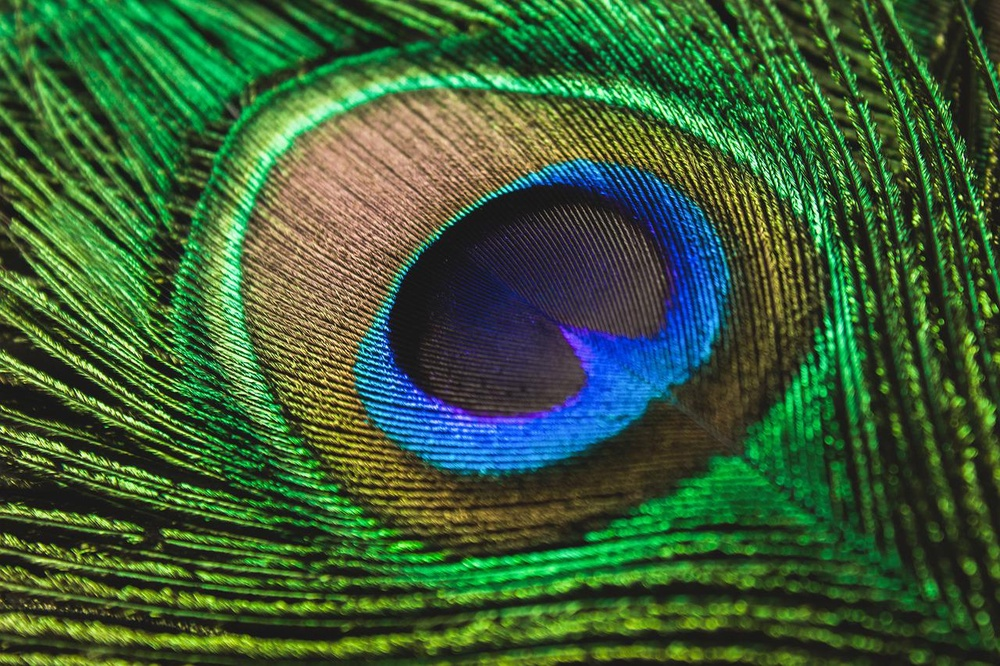
#> input picture pea.jpg, 1000 x 666 px, shrunk from 1280 x 853 before the run, found by its file name
$ python salt_pepper.py
#> lines starting #> are read from the running program, lines starting #| are printed output that depends on the picture; after the words box and inside, x2 and y2 are one past the last pixel; in counts of white or black regions, pixels touching at a corner belong together
import matplotlib.pyplot as plt
import numpy as np
import cv2
import random

def main():
    img_path = '/home/mayabee/Documents/lab-2/pea.jpg'
    img_original = plt.imread(img_path)
#> img_original is the input picture: shape (666, 1000, 3); mean R, G, B 58.8, 93, 54.6
    gray =cv2.cvtColor(img_original,cv2.COLOR_RGB2GRAY)
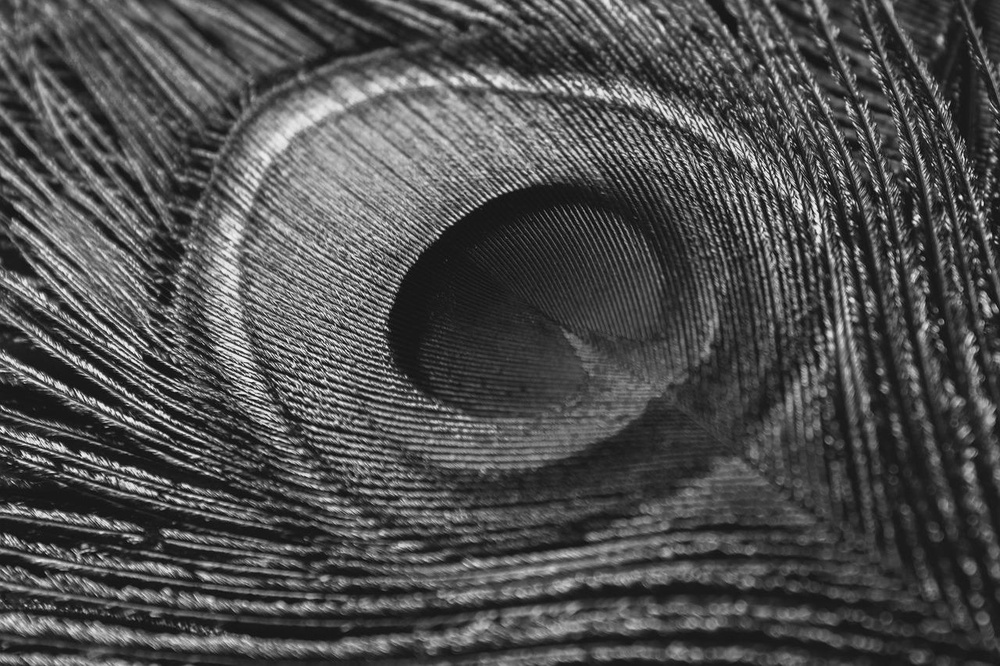
#> gray: shape (666, 1000); min 3, max 251, mean 78.4
    gray1 = graysc(img_original)
#> after the loop in graysc, `for i in range(r):`:
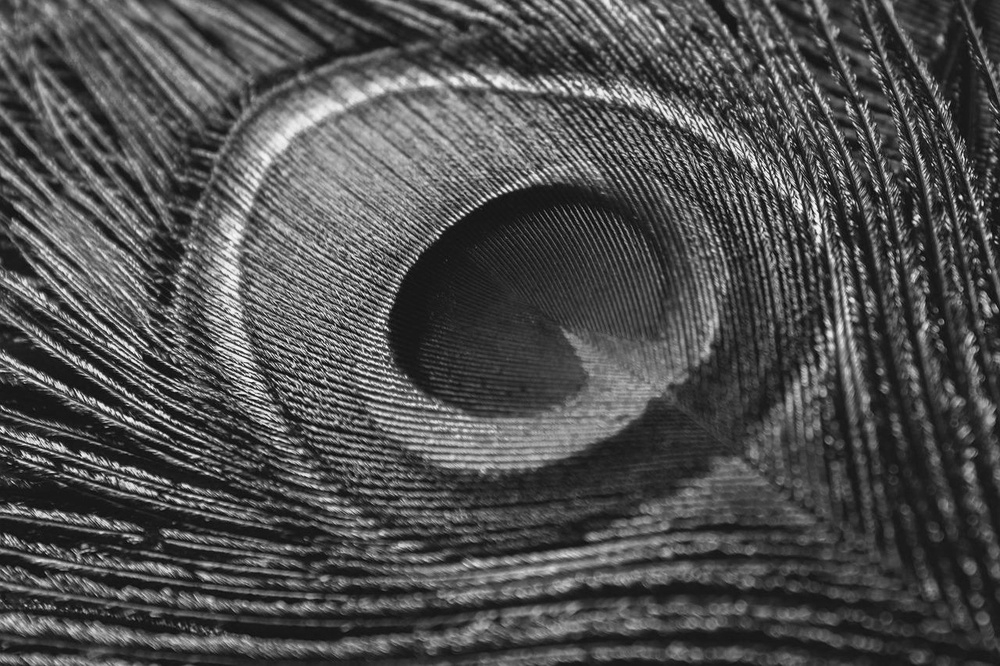
#> gray: shape (666, 1000); min 2, max 253, mean 78.9
    _, binary = cv2.threshold(gray, 50, 255, cv2.THRESH_BINARY)
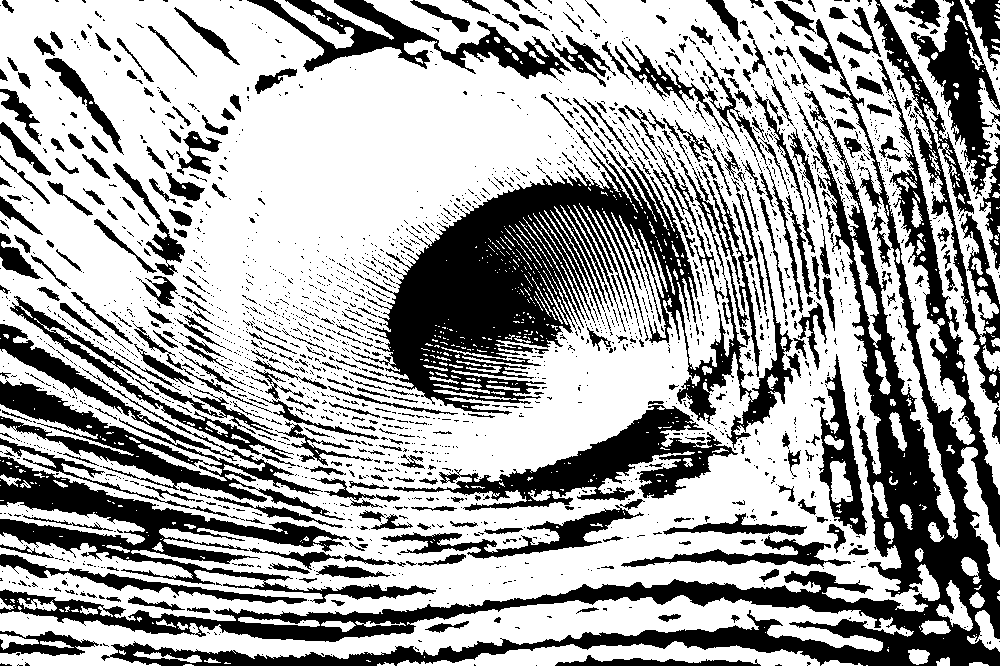
#> binary: shape (666, 1000); 64.7% white; 2276 black regions (1878 under 20 px), largest, box (x1, y1, x2, y2) and area: (0, 19, 1000, 666) 60109, (349, 130, 793, 450) 41526, (0, 456, 436, 604) 13751
    r,c = gray.shape
#> r = 666; c = 1000
    noisy_img = gray1
    for i in range(c*r//10):
        x = random.randint(0, r-1)
        y = random.randint(0, c-1)
        flag = random.randint(0,2)
        if(flag == 0):
            noisy_img[x,y] = 0
        else:
            noisy_img[x,y] = 255
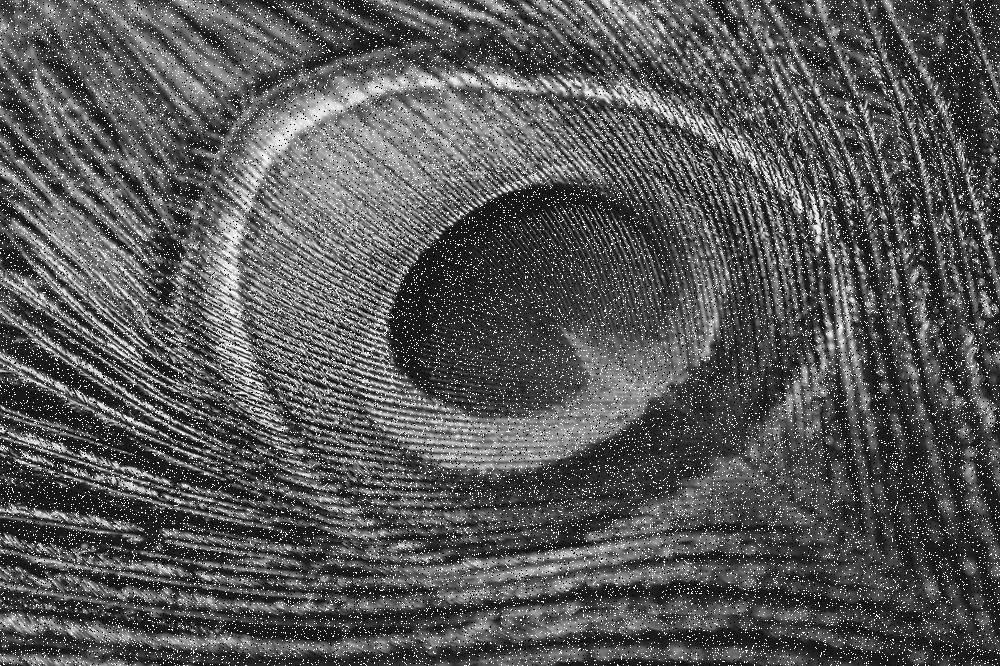
#> noisy_img: shape (666, 1000); 9.52% of pixels changed, all inside (x1, y1, x2, y2) = (0, 0, 1000, 666)

    fig_size = 5
    res = cv2.medianBlur(noisy_img, fig_size)
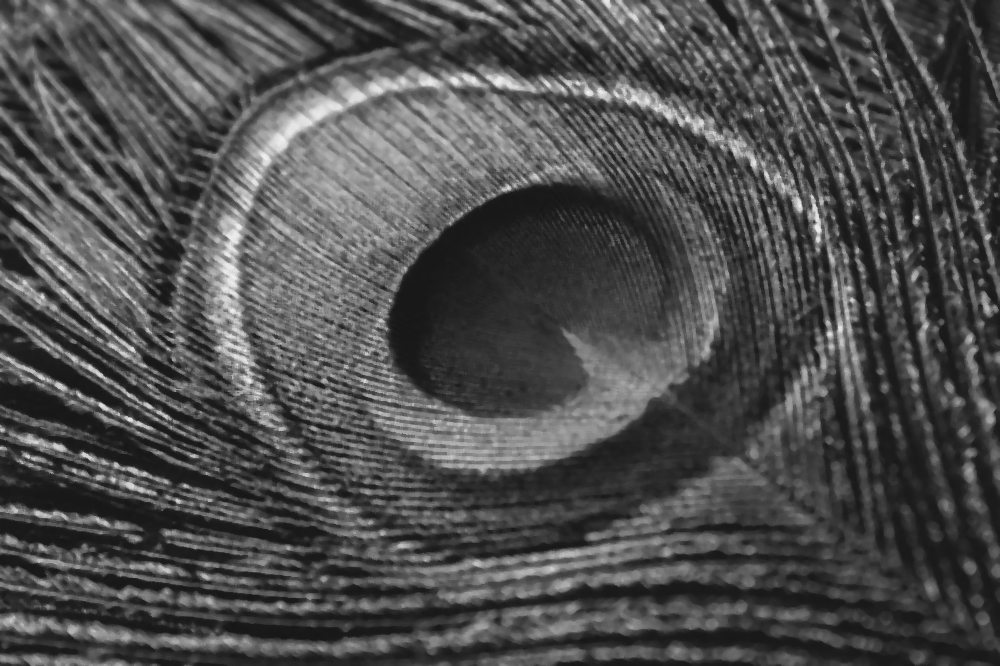
#> res: shape (666, 1000); min 22, max 240, mean 78

    img_set = [img_original, gray, gray1, noisy_img, res]
    title_set = [ 'Original', 'gray', 'made grayscale', 'Noisy', 'result']
    plot_img(img_set,title_set)

def graysc(img):
    r,c ,l= img.shape
    gray = np.zeros((r,c), dtype = np.uint8)


    for i in range(r):
        for j in range(c):
            gray[i,j] = 0.144*img[i,j,0]+0.587*img[i,j,1]+0.299*img[i,j,2]

    return gray

def plot_img(img_set, title_set):
    n=len(img_set)
#> n = 5
    plt.figure(figsize= (20,20))

    for i in range(n):
        img = img_set[i]
        ch = len(img.shape)
        plt.subplot(2,3,i+1)
        if(ch == 3):
            plt.imshow(img_set[i])
        else:
            plt.imshow(img_set[i], cmap = 'gray')
        plt.title(title_set[i])
    plt.savefig('morph.jpg')
    plt.show()

if __name__ == '__main__':
    main()

$ run again, with aurora.jpg copied over pea.jpg
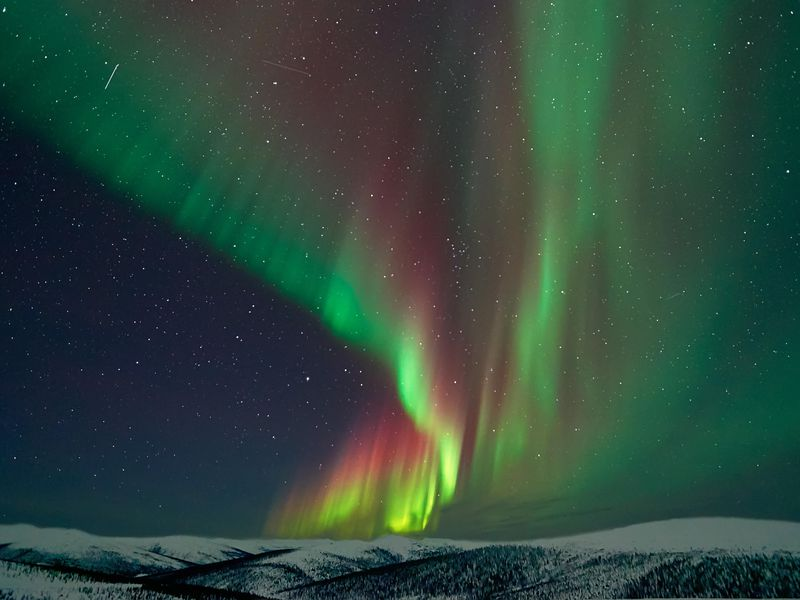
#> input picture aurora.jpg, 800 x 600 px, found by its file name
#> in main, img_original is the input picture: shape (600, 800, 3); mean R, G, B 47.2, 71.3, 60.6
#> in main, `_, binary = cv2.threshold(gray, 50, 255, cv2.THRESH_BINARY)`:
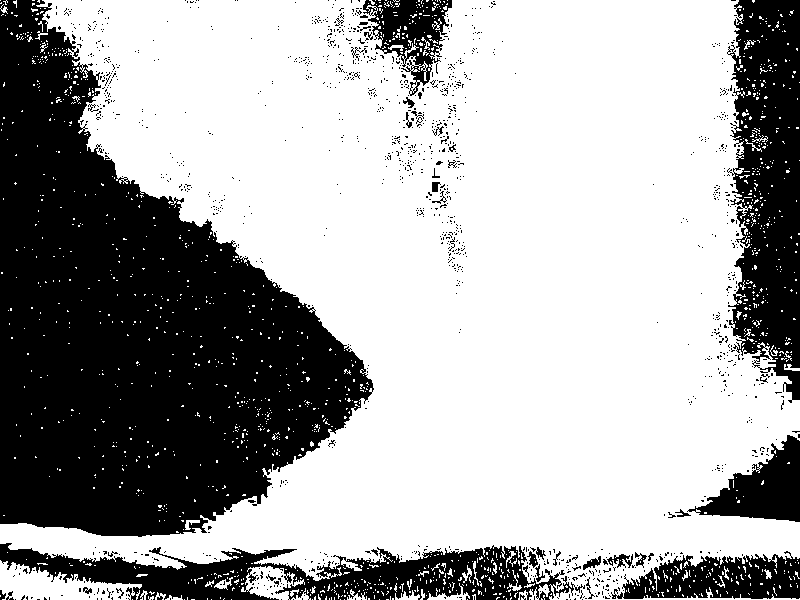
#> binary: shape (600, 800); 65.1% white; 1276 black regions (1235 under 20 px), largest, box (x1, y1, x2, y2) and area: (0, 0, 374, 537) 111167, (727, 0, 800, 403) 21548, (0, 543, 585, 600) 15804
#> after the loop in main, `for i in range(c*r//10):`:
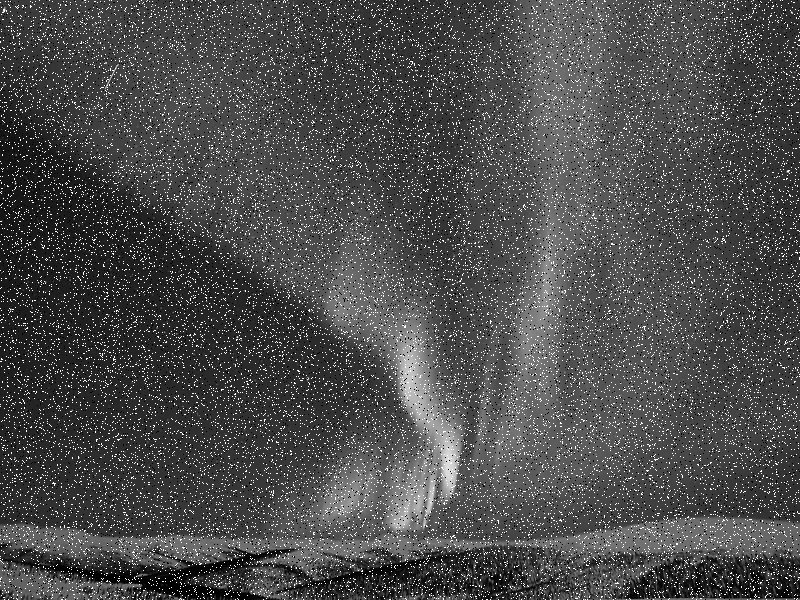
#> noisy_img: shape (600, 800); min 0, max 255, mean 76.1
#> n = 5

$ run again, with img1.jpg copied over pea.jpg
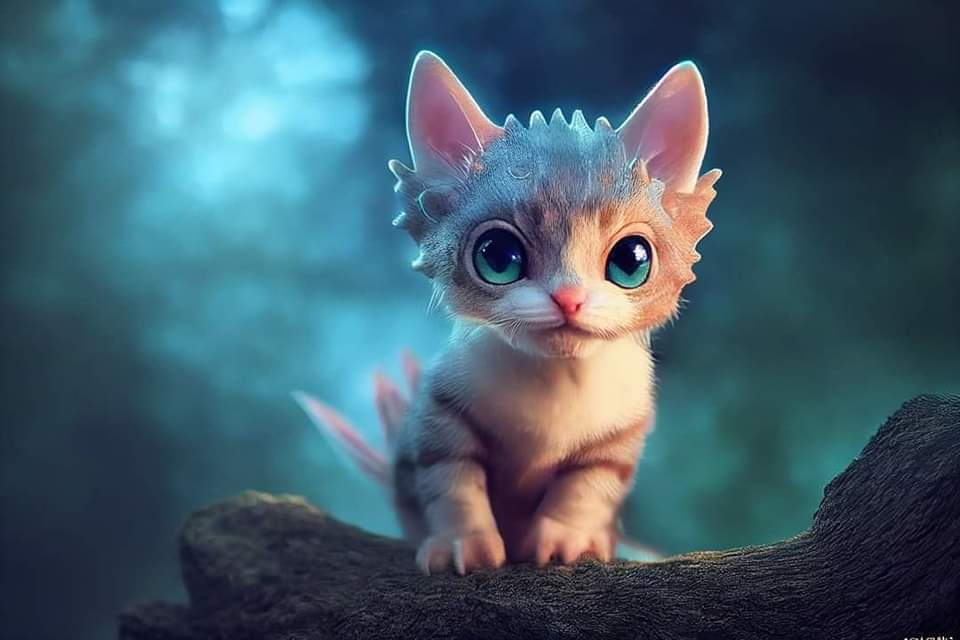
#> input picture img1.jpg, 960 x 640 px, found by its file name
#> in main, img_original is the input picture: shape (640, 960, 3); mean R, G, B 65.5, 93.1, 107.6
#> in main, `_, binary = cv2.threshold(gray, 50, 255, cv2.THRESH_BINARY)`:
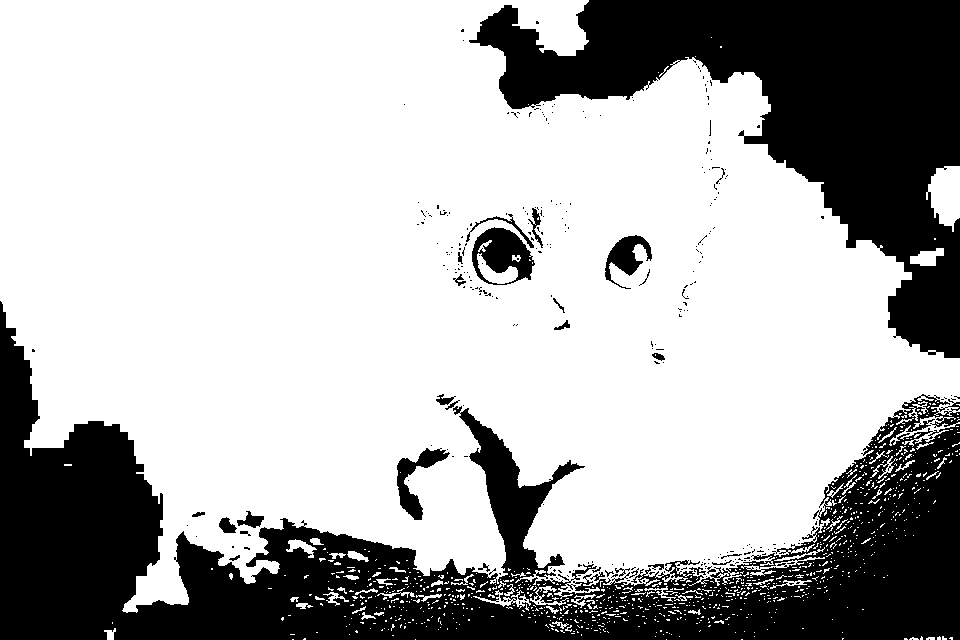
#> binary: shape (640, 960); 69.6% white; 288 black regions (258 under 20 px), largest, box (x1, y1, x2, y2) and area: (0, 301, 960, 640) 111614, (469, 0, 960, 358) 68161, (472, 227, 535, 285) 2064
#> after the loop in main, `for i in range(c*r//10):`:
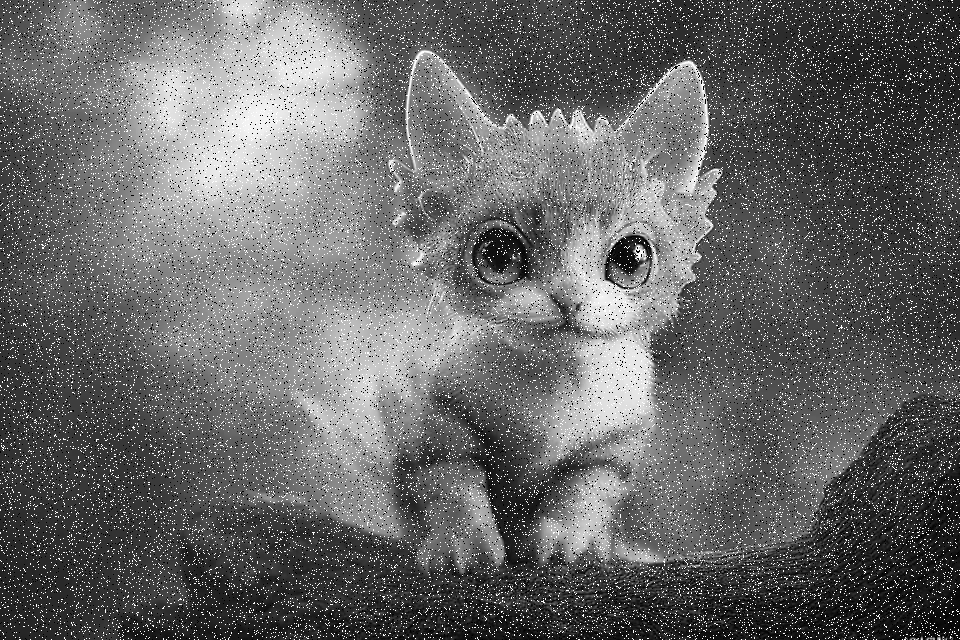
#> noisy_img: shape (640, 960); min 0, max 255, mean 102.7
#> n = 5
